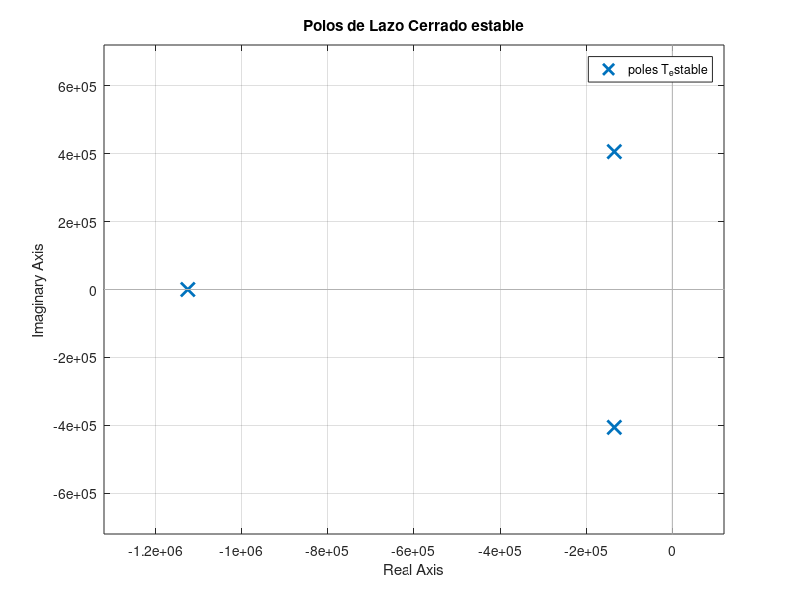
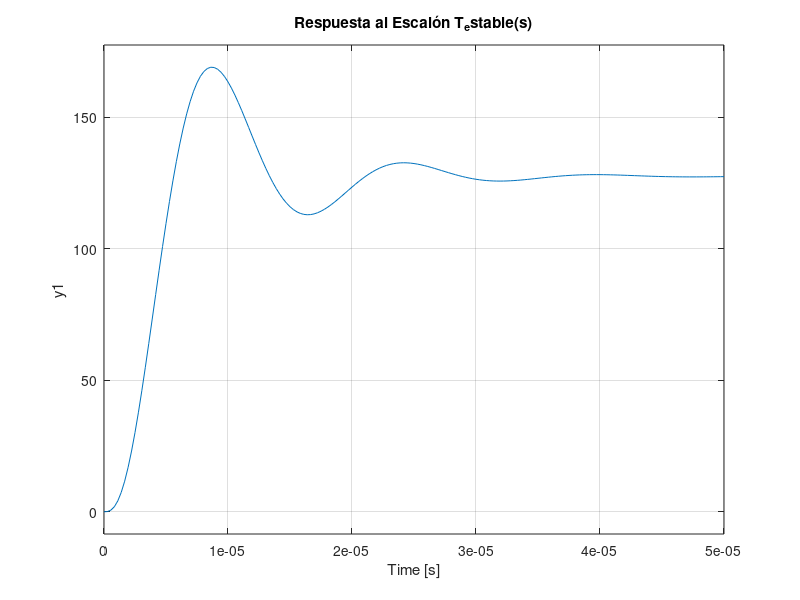

These charts were generated, in order, by the following MATLAB code: (Note: this script raises an error after producing the figures.)
pkg load control;

p1 = 2*pi*12e3;
p2 = 2*pi*70e3;
p3 = 2*pi*140e3;
K = 900;

% Función de transferencia a lazo abierto
s = tf('s');
G = K / ((1 + s/p1)*(1 + s/p2)*(1 + s/p3));

% Sistema a lazo cerrado unitario: T(s) = G(s) / (1 + G(s))
T = feedback(G, 1);

polos=pole(T);

B = 1/148.59;

GB_estable = G*B;

T_estable = feedback(G,B);

polos_estables=pole(T_estable);

%   % 1. Visualizar los polos en el plano complejo
%   figure(1);
%   pzmap(G);
%   title('Polos de Lazo Abierto');
%   grid on;
%
%   % 2. Respuesta al escalón en el tiempo
%   figure(2);
%   step(G);
%   title('Respuesta al Escalón G(s)');
%   grid on;
%
%   figure(3);
%   pzmap(T);
%   title('Polos de Lazo Cerrado');
%   grid on;
%
%   figure(4);
%   step(T);
%   title('Respuesta al Escalón T(s)');
%   grid on;
%
figure(5);
pzmap(T_estable);
title('Polos de Lazo Cerrado estable');
grid on;

figure(6);
step(T_estable);
title('Respuesta al Escalón T_estable(s)');
grid on;

bodas(GB_estable);

%pause();
